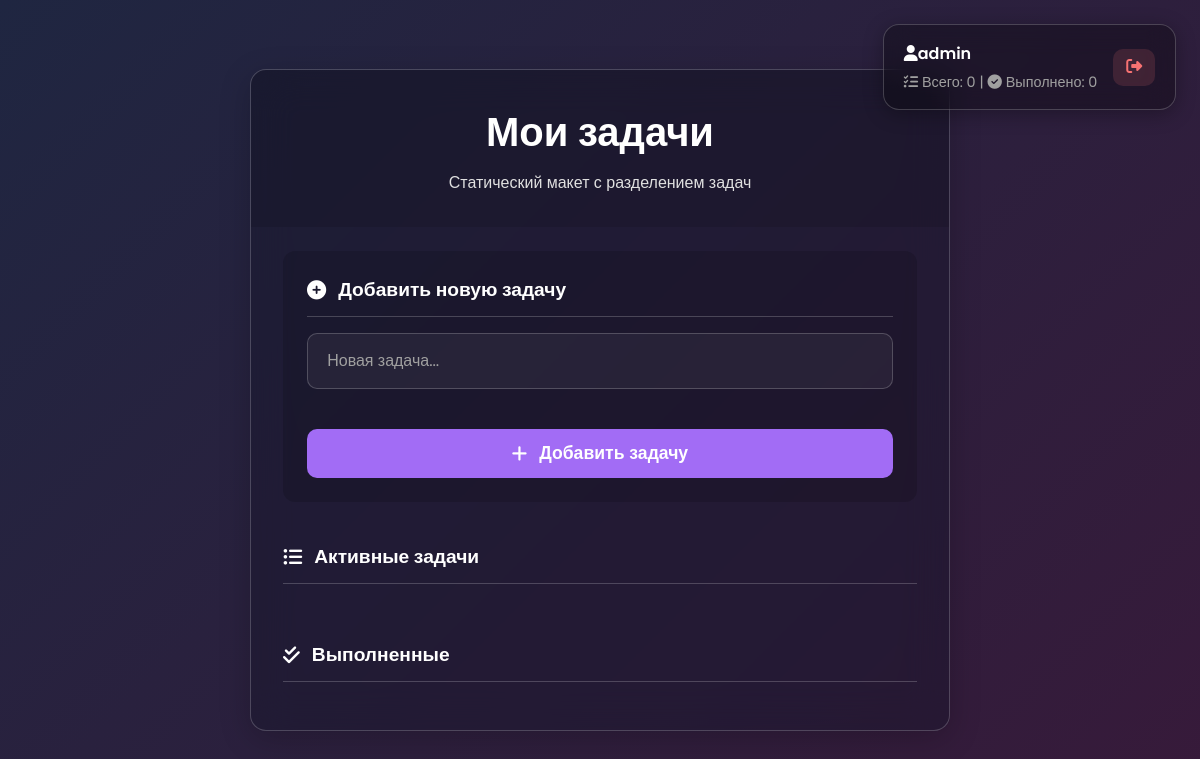
The app's page /tasks/list/ (signed in), older data.
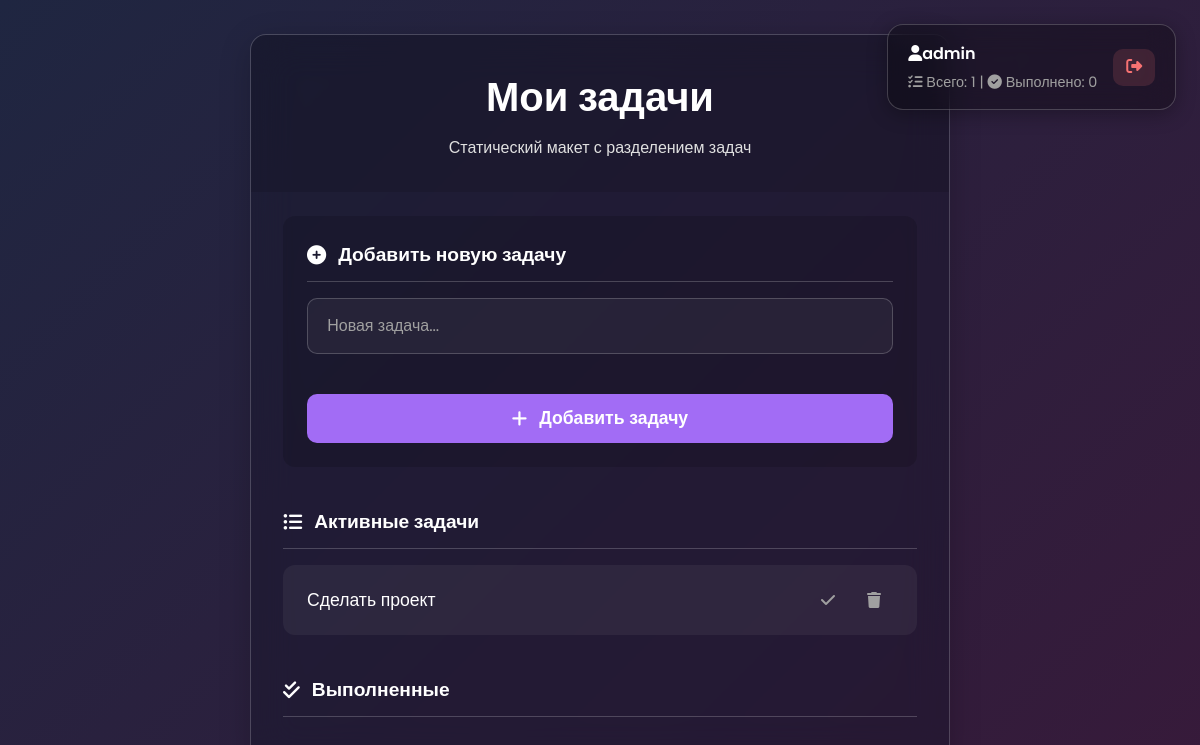
The same page, newer data.
### users/models.py (models this page shows)
class User(AbstractUser):
    last_name = None
    email = None
    REQUIRED_FIELDS = []
    objects = CustomUserManager()

### tasks/models.py (models this page shows)
class Task(models.Model):
    owner = models.ForeignKey(get_user_model(),
                              on_delete=models.CASCADE,
                              verbose_name="Пользователь",
                              related_name="tasks"
                              )
    description = models.TextField(max_length=400, verbose_name="Описание")
    status = models.CharField(max_length=100,
                              choices=TASK_STATUS_CHOICES,
                              verbose_name="Статус задачи",
                              default=TASK_STATUS_CHOICES["Active"]
                              )

### tasks/views.py (the view)
# urls.py: path('list/', TasksListView.as_view(), name='tasks'),
class TasksListView(View, LoginRequiredMixin):
    def get(self, request, *args, **kwargs):
        user = request.user
        all_tasks = Task.objects.filter(owner=user)
        all_tasks_count = all_tasks.count()
        completed_tasks = all_tasks.filter(owner=user, status=TASK_STATUS_CHOICES["Completed"])
        active_tasks = all_tasks.filter(owner=user, status=TASK_STATUS_CHOICES["Active"])
        completed_tasks_count = completed_tasks.count()
        context = {
            "all_tasks": all_tasks,
            "all_tasks_count": all_tasks_count,
            "completed_tasks": completed_tasks,
            "active_tasks": active_tasks,
            "completed_tasks_count": completed_tasks_count
        }
        return render(request, 'tasks_list.html', context)

### templates/tasks_list.html (shortened to what this page needs)
{% load static %}
<!DOCTYPE html>
<html lang="ru">
<head>
    <link rel="stylesheet" href="{% static 'css/style.css' %}">
    <link rel="stylesheet" href="https://cdnjs.cloudflare.com/ajax/libs/font-awesome/6.4.0/css/all.min.css">
</head>
<body>
    <div class="profile-box-fixed">
        <div class="profile-info">
            <div class="profile-name"><i class="fas fa-user"></i>{{ user.username }}</div>
            <div class="task-stats">
                <i class="fas fa-tasks"></i> Всего: {{ all_tasks_count }} |
                <i class="fas fa-check-circle"></i> Выполнено: {{ completed_tasks_count }}
            </div>
        </div>
        <form method="POST" action="{% url 'logout' %}">
            <button class="logout-btn" title="Выйти">
                <i class="fas fa-sign-out-alt"></i>
            </button>
        </form>
    </div>
    <div class="todo-container">
        <header class="todo-header">
            <h1>Мои задачи</h1>
            <p>Статический макет с разделением задач</p>
        </header>
        <main class="todo-body">
            <section class="task-section add-task-section">
                <h2><i class="fas fa-plus-circle"></i> Добавить новую задачу</h2>
                <form class="add-task-form" method="POST" action="{% url 'add_task' %}">
                    <div class="form-inputs">
                        <div class="input-group">
                            <input type="text" name="task" placeholder="Новая задача...">
                        </div>
                    </div>
                    <button type="submit" class="btn-add">
                        <i class="fas fa-plus"></i> Добавить задачу
                    </button>
                </form>
            </section>
            <section class="task-section">
                <h2><i class="fas fa-list-ul"></i> Активные задачи</h2>
                <div class="task-group">
                    {% for task in active_tasks %}
                        <div class="task-item">
                            <div class="task-content">
                                <span class="task-title">{{ task.description }}</span>
                            </div>
                            <div class="task-actions">
                                <form method="POST"  action="{% url 'complete_task' task.id %}">
                                    <button class="btn complete-btn" title="Завершить"><i class="fas fa-check"></i></button>
                                </form>
                                <form method="POST" action="{% url 'delete_task' task.id %}">
                                    <button class="btn delete-btn" title="Удалить"><i class="fas fa-trash"></i></button>
                                </form>
                            </div>
                        </div>
                    {% endfor %}
                </div>
            </section>
            <section class="task-section">
                <h2><i class="fas fa-check-double"></i> Выполненные</h2>
            </section>
        </main>
    </div>
</body>
</html>

Row changes from the older to the newer data that the page shows:
added Task: description "Сделать проект"
Text that changed along with them:
{{ all_tasks_count }}: "0" → "1"
